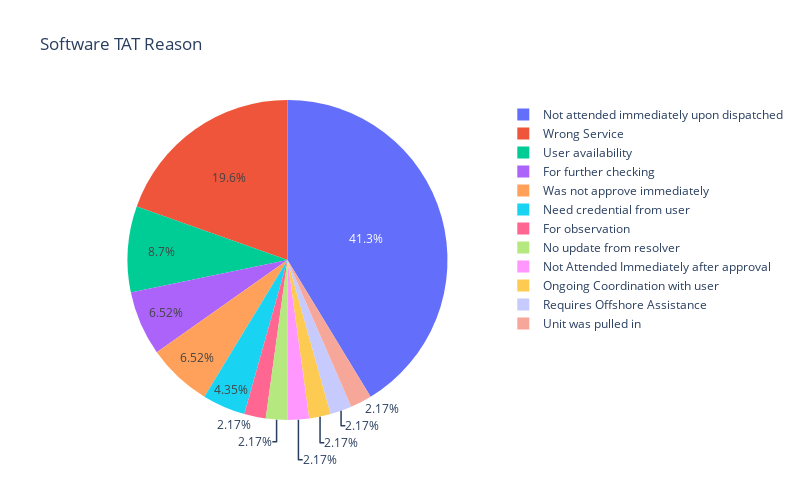

The code cell stored with this chart in its notebook:
### Code cell
labels2 = ['For further checking', 'For observation', 'Need credential from user', 'No update from resolver', 'Not Attended Immediately after approval', 'Not attended immediately upon dispatched', 'Ongoing Coordination with user', 'Requires Offshore Assistance', 'Unit was pulled in', 'User availability', 'Was not approve immediately', 'Wrong Service']
values2 = [3,1,2,1,1,19,1,1,1,4,3,9]

# pull is given as a fraction of the pie radius
fig2 = go.Figure(data=[go.Pie(labels=labels2, values=values2, pull=[0,0,0,0,0,0,0,0,0,0,0,0])])
fig2.update_layout(autosize=False, width=800, height=500, title="Software TAT Reason")
fig2.show()

### Figure 1 — Plotly figure (JSON) as saved in the notebook; plotly's stock layout.template omitted (floating-point values rounded to 4 significant figures)
{"data": [{"labels": ["For further checking", "For observation", "Need credential from user", "No update from resolver", "Not Attended Immediately after approval", "Not attended immediately upon dispatched", "Ongoing Coordination with user", "Requires Offshore Assistance", "Unit was pulled in", "User availability", "Was not approve immediately", "Wrong Service"], "pull": [0, 0, 0, 0, 0, 0, 0, 0, 0, 0, 0, 0], "type": "pie", "values": [3, 1, 2, 1, 1, 19, 1, 1, 1, 4, 3, 9]}], "layout": {"autosize": false, "height": 500, "title": {"text": "Software TAT Reason"}, "width": 800}}
